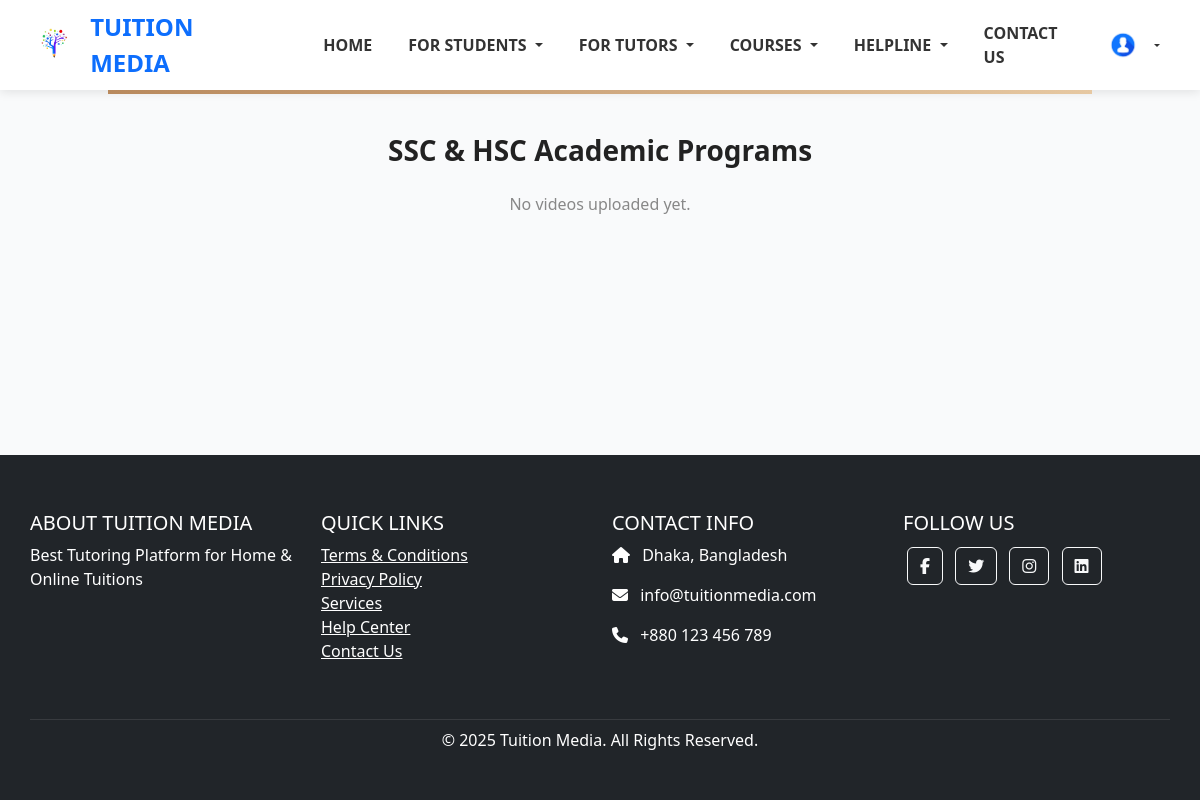
/ssc_hsc_academic_programs/ (signed in), run on an earlier commit of the app's database.
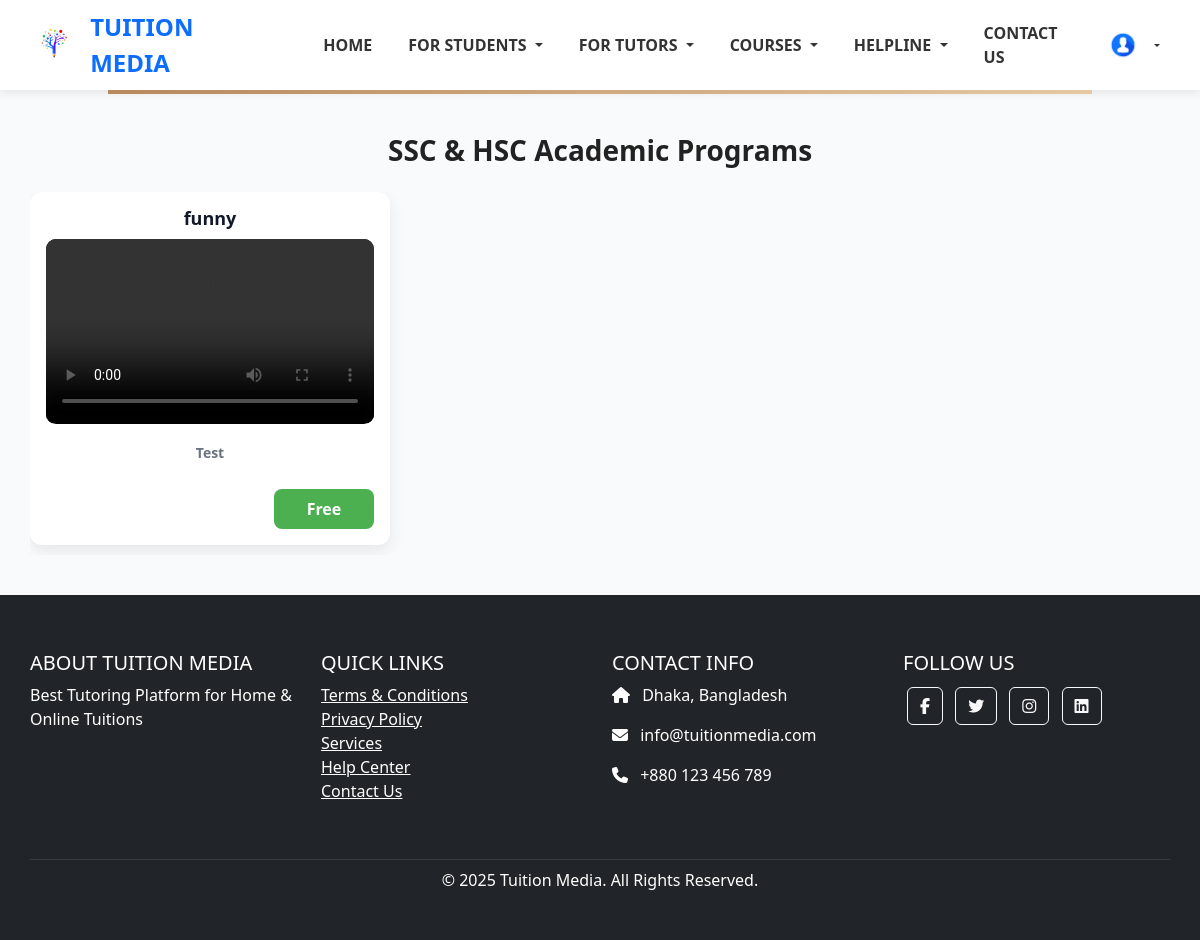
And on a later commit of the database.
### courses/models.py (models this page shows, shortened)
class AcademicProgramVideo(models.Model):
    title = models.CharField(max_length=255)
    description = models.TextField()
    video_file = models.FileField(upload_to='academic_videos/')
    timestamp = models.DateTimeField(auto_now_add=True,blank=True,null=True)

### courses/views.py (the view)
def ssc_hsc_academic_programs(request):
    videos = AcademicProgramVideo.objects.all()
    return render(request, 'courses/ssc_hsc_academic_programs.html', {'videos': videos})

### template/courses/ssc_hsc_academic_programs.html (shortened to what this page needs)
{% extends 'base.html' %}
{% block content %}
<div class="container">
  <h2 class="heading">SSC & HSC Academic Programs</h2>
  {% if videos %}
    <div class="scroll-row">
      {% for video in videos %}
        <div class="video-card" onclick="toggleZoom(event)">
          <h3 class="video-title">{{ video.title }}</h3>
          <div class="video-container">
            <video controls>
              <source src="{{ video.video_file.url }}" type="video/mp4">
            </video>
          </div>
          <p class="video-description"><strong>{{ video.description }}</strong></p>
          <div class="green-rectangle">
            Free
          </div>
        </div>
      {% endfor %}
    </div>
  {% else %}
    <p style="text-align: center; color: #888;">No videos uploaded yet.</p>
  {% endif %}
</div>
{% endblock %}

What changed in the data, as far as the page shows it:
added AcademicProgramVideo: title "funny", description "Test"
Also different on the page:
text no longer shown: "No videos uploaded yet."
